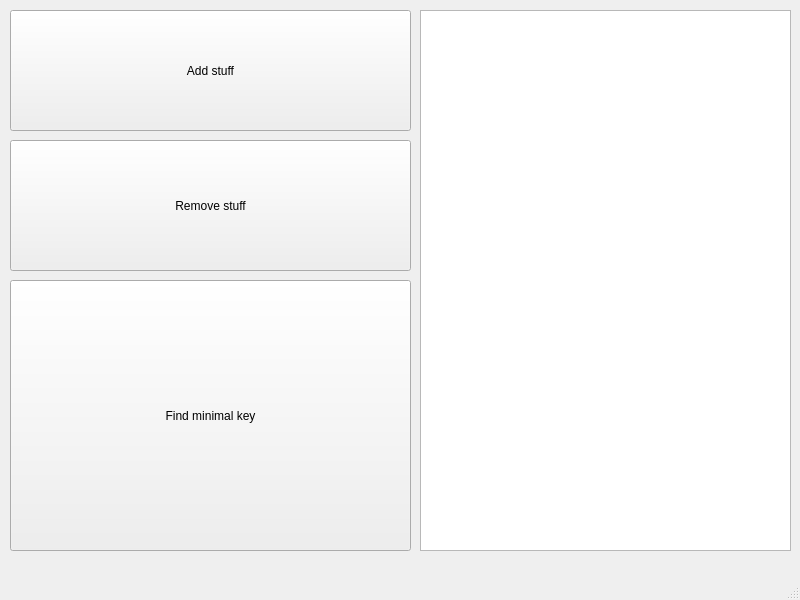
<?xml version="1.0" encoding="UTF-8"?>
<ui version="4.0">
 <class>MainWindow</class>
 <widget class="QMainWindow" name="MainWindow">
  <property name="geometry">
   <rect>
    <x>0</x>
    <y>0</y>
    <width>800</width>
    <height>600</height>
   </rect>
  </property>
  <property name="windowTitle">
   <string>MainWindow</string>
  </property>
  <widget class="QWidget" name="centralwidget">
   <widget class="QPushButton" name="pushButton">
    <property name="geometry">
     <rect>
      <x>10</x>
      <y>10</y>
      <width>401</width>
      <height>121</height>
     </rect>
    </property>
    <property name="text">
     <string>Add stuff</string>
    </property>
   </widget>
   <widget class="QPushButton" name="pushButton_2">
    <property name="geometry">
     <rect>
      <x>10</x>
      <y>280</y>
      <width>401</width>
      <height>271</height>
     </rect>
    </property>
    <property name="text">
     <string>Find minimal key</string>
    </property>
   </widget>
   <widget class="QTextEdit" name="textEdit">
    <property name="geometry">
     <rect>
      <x>420</x>
      <y>10</y>
      <width>371</width>
      <height>541</height>
     </rect>
    </property>
   </widget>
   <widget class="QPushButton" name="pushButton_3">
    <property name="geometry">
     <rect>
      <x>10</x>
      <y>140</y>
      <width>401</width>
      <height>131</height>
     </rect>
    </property>
    <property name="text">
     <string>Remove stuff</string>
    </property>
   </widget>
  </widget>
  <widget class="QMenuBar" name="menubar">
   <property name="geometry">
    <rect>
     <x>0</x>
     <y>0</y>
     <width>800</width>
     <height>21</height>
    </rect>
   </property>
  </widget>
  <widget class="QStatusBar" name="statusbar"/>
 </widget>
 <resources/>
 <connections/>
</ui>
